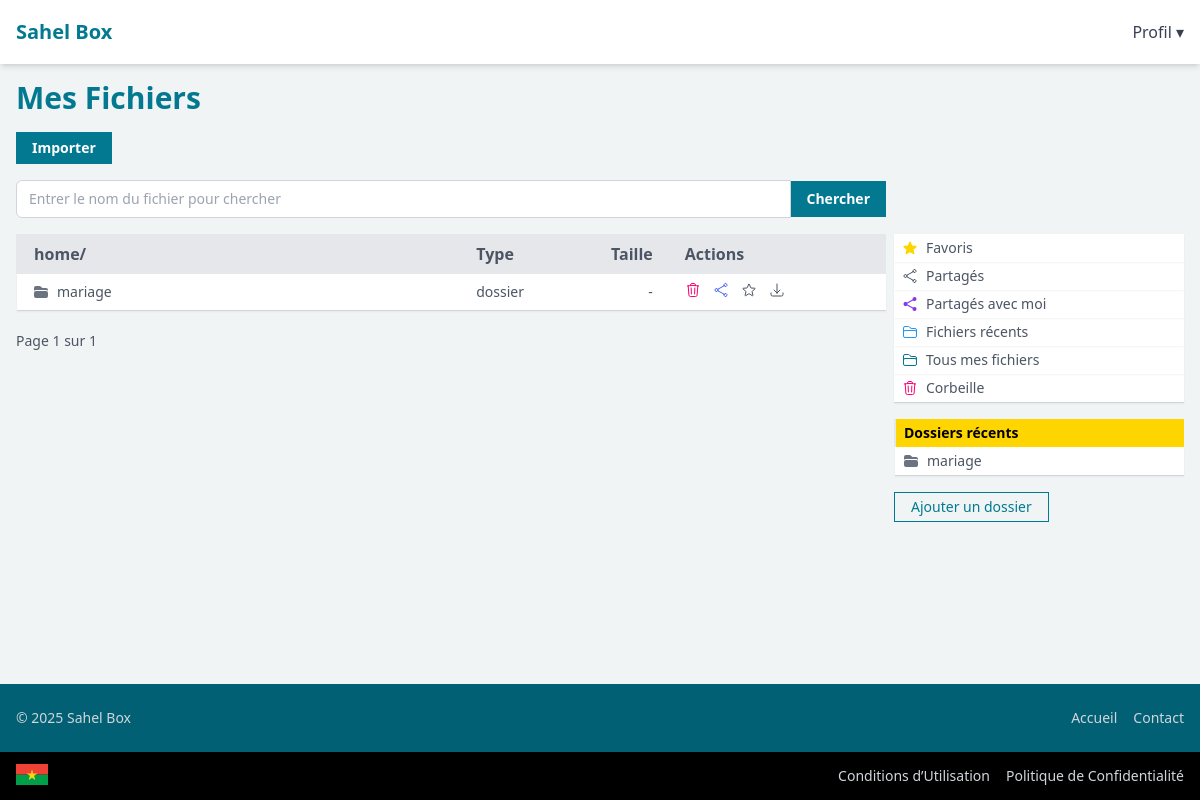
Before: /mon-box/ (signed in) with the older database file.
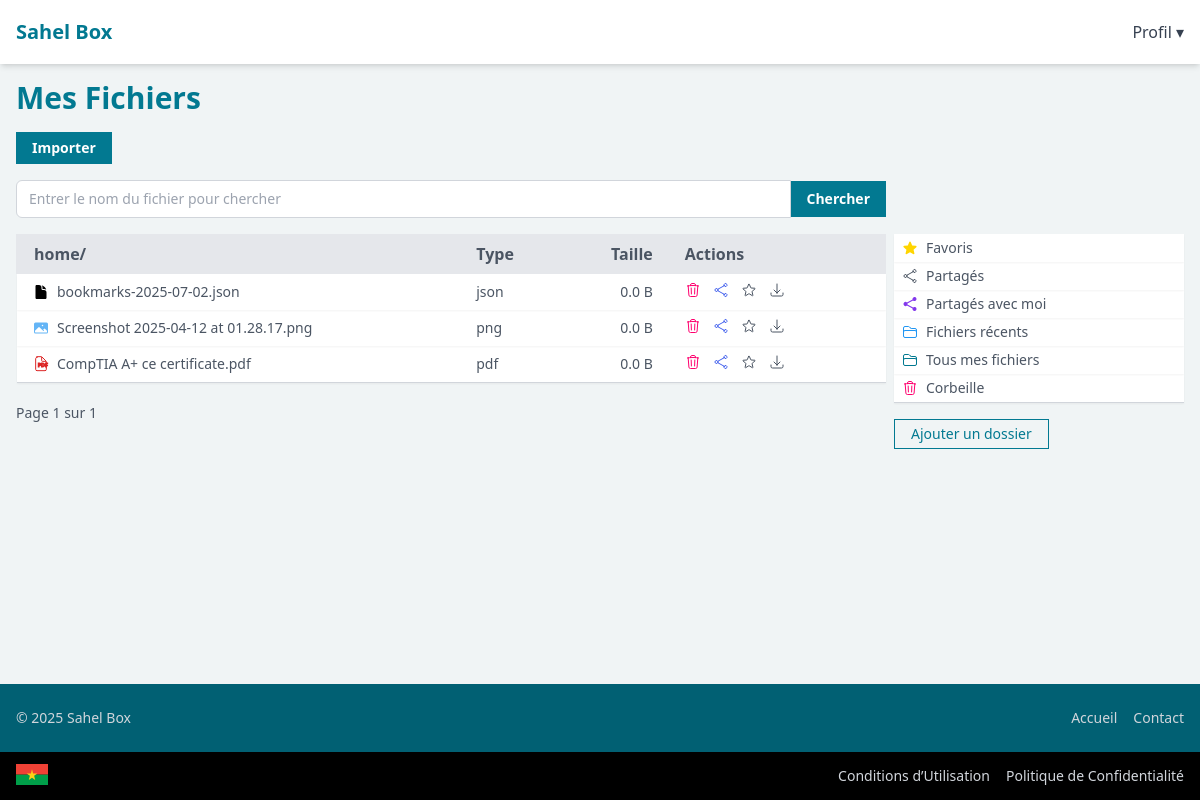
After: the same page with the newer database file.
### drive/models.py (models this page shows, shortened)
class FolderRecord(models.Model):
    name = models.CharField(max_length=255)
    description = models.CharField(max_length=255, null=True, blank=True)
    slug = models.SlugField(max_length=255, unique=True, blank=True)
    is_shared = models.BooleanField(default=False)
    shared_at = models.DateTimeField(null=True, blank=True)
    shared_uuid = models.UUIDField(default=uuid.uuid4, unique=True)
    created_at = models.DateTimeField(auto_now_add=True)
    expires_at = models.DateTimeField(null=True, blank=True)
    is_deleted = models.BooleanField(default=False)
    deleted_at = models.DateTimeField(null=True, blank=True)
    is_favorite = models.BooleanField(default=False)
    user = models.ForeignKey(
        get_user_model(),
        on_delete=models.CASCADE,
        related_name='folders'
    )
    parent = models.ForeignKey(
        'self',
        null=True,
        blank=True,
        on_delete=models.CASCADE,
        related_name='subfolders'
    )
    class Meta:
        unique_together = ('user', 'parent', 'name')  # prevent duplicate folder names within same parent
        ordering = ['name']
    @property
    def display_name(self):
        return self.name
    @property
    def type(self):
        return 'folder'
    @property
    def display_type(self):
        return 'dossier'

class FileRecord(models.Model):
    file = models.FileField(upload_to=user_directory_path)
    original_filename = models.CharField(max_length=255)
    description = models.TextField(blank=True)
    slug = models.SlugField(max_length=255, unique=True, blank=True)
    created_at = models.DateTimeField(auto_now_add=True)
    is_deleted = models.BooleanField(default=False)
    deleted_at = models.DateTimeField(null=True, blank=True)
    is_shared = models.BooleanField(default=False)
    shared_at = models.DateTimeField(null=True, blank=True)
    shared_uuid = models.UUIDField(default=uuid.uuid4, unique=True)
    download_limit = models.IntegerField(null=True, blank=True)
    download_count = models.PositiveIntegerField(default=0)
    last_accessed_at = models.DateTimeField(auto_now_add=True, null=True, blank=True)
    expires_at = models.DateTimeField(null=True, blank=True)
    is_favorite = models.BooleanField(default=False)
    folder = models.ForeignKey(
        'drive.FolderRecord',
        on_delete=models.SET_NULL,
        related_name='files',
        null=True,
        blank=True,
    )
    user = models.ForeignKey(
        get_user_model(),
        on_delete=models.CASCADE,
        related_name='files'
    )
    @property
    def size(self):
        if self.file and hasattr(self.file, 'path'):
            try:
                size_bytes = os.path.getsize(self.file.path)
                return size_bytes
            except OSError:
                return 0
        return 0
    @property
    def file_extension(self):
        name = self.file.name
        return os.path.splitext(name)[1].lower().lstrip('.')
    @property
    def display_name(self):
        return self.original_filename
    @property
    def type(self):
        return 'file'
    @property
    def display_type(self):
        return self.file_extension
    @property
    def display_type_group(self):
        ext = self.display_type.lower()
        categories = {
            'pdf': ['pdf'],
            'image': ['jpg', 'jpeg', 'png', 'gif', 'bmp', 'svg', 'webp', 'tiff'],
            'document': ['pdf', 'doc', 'docx', 'odt', 'rtf', 'txt', 'md'],
            'spreadsheet': ['xls', 'xlsx', 'csv', 'ods'],
            'presentation': ['ppt', 'pptx', 'odp'],
            'archive': ['zip', 'rar', '7z', 'tar', 'gz'],
            'audio': ['mp3', 'wav', 'ogg', 'aac', 'flac', 'm4a'],
            'video': ['mp4', 'webm', 'mov', 'avi', 'mkv', 'wmv', 'flv'],
        }
        for category, extensions in categories.items():
            if ext in extensions:
                return category
        return 'other'
    @property
    def display_size(self):
        return sizeof_fmt(self.size)
    class Meta:
        ordering = ['-created_at']

### drive/views.py (the view, shortened to what this page needs)
# urls.py: path('', views.my_drive_view, name='my-box'),
def my_drive_view(request):
    page_size = request.GET.get('page_size', '20')
    if is_valid_int(page_size):
        page_size = int(page_size)
    else:
        page_size = 20
    page = request.GET.get('page', '1')
    if is_valid_int(page):
        page = int(page)
    else:
        page = 1
    folder_slug = request.GET.get('dossier')
    folder = None
    files=list()
    folders=list()
    if folder_slug == 'fichiers-recents':
        logger.info(f'fetching {folder_slug}...')
        files = FileRecord.objects.filter(
            user=request.user,
            is_deleted=False,
        ).order_by('-last_accessed_at')
        folders = FolderRecord.objects.none()
    elif folder_slug == 'partages-avec-moi':
        logger.info(f'fetching {folder_slug}...')
        files = FileRecord.objects.none()
        folders = FolderRecord.objects.none()
    else:
        logger.info(f'fetching root folders and files...')
        files = FileRecord.objects.filter(
            user=request.user,
            is_deleted=False,
            folder=None
        )
        folders = FolderRecord.objects.filter(
            is_deleted=False,
            user=request.user,
            parent=None
        )
    items = list(folders) + list(files)
    paginator = Paginator(items, page_size)
    page_obj = paginator.get_page(page)
    return render(request, 'drive/my-drive.html', {
        'files': page_obj,
        'folders': folders,
        'folder': folder,
        'folder_slug': folder_slug,
        'page_data': page_obj,
        'recent_folders': folders.order_by('-created_at')[:10]
    })

### drive/templates/drive/my-drive.html (shortened to what this page needs)
{% extends 'base.html' %}
{% block content %}
<h1 class="text-xl md:text-2xl lg:text-3xl font-bold mb-4 text-[#027991]">Mes Fichiers</h1>
<div>
    <div class="">
        <button
            id="uploadFilesDialogBtn"
            class="bg-[#027991] hover:bg-[#016073] text-white text-sm px-4 py-1.5 font-semibold">
            Importer
        </button>
    </div>
    <div class="grid md:grid-cols-[3fr_1fr] sm:grid-cols-1 gap-2 mt-4">
        <div class="w-full">
            <form action="#" method="POST" class="flex items-center w-full">
                <input type="text" name="search_term" placeholder="Entrer le nom du fichier pour chercher"
                    class="flex-grow border border-gray-300 rounded-l-md px-3 py-2 text-sm outline-none" required
                    maxlength="1500" />
                <button type="submit"
                    class="bg-[#027991] hover:bg-[#016073] text-white text-sm px-4 py-2 font-semibold">
                    Chercher
                </button>
            </form>
        </div>
    </div>
    <div class="grid md:grid-cols-[3fr_1fr] sm:grid-cols-1 gap-2 mt-4">
        <div>
            <table class="border-b border-gray-300 w-full" id="file-table">
                <thead class="bg-gray-200">
                    <tr>
                        <th class="px-4 py-2 text-left text-md text-gray-600 font-semibold border-l-2 border-gray-200">
                            <a href="{% url 'my-box' %}" class="hover:text-[#027991]">home</a>/ </th>
                        <th class="w-[20%] md:w-[12%] px-4 py-2 text-left text-md text-gray-600 font-semibold">
                            Type
                        </th>
                        <th
                            class="w-[20%] md:w-[12%] px-4 py-2 text-left text-md text-gray-600 font-semibold text-right">
                            Taille
                        </th>
                        <th class="w-[25%] px-4 py-2 text-left text-md text-gray-600 font-semibold">
                            Actions
                        </th>
                    </tr>
                </thead>
                <tbody class="bg-white">
                    {% for item in page_data %}
                    <tr class="shadow shadow-sm group hover:bg-gray-50 hover:text-[#027991]">
                        <td class="px-4 py-2 text-md">
                            <div>
                            {% if item.type == 'folder' %}
                                <a href="{% url 'my-box' %}?dossier={{item.slug}}"
                                    class="text-sm flex space-x-2 items-center">
                                    <span class="text-sm text-gray-600">{{item.display_name}}</span>
                                </a>
                                {% else %}
                                <a href="{% url 'file-details' item.slug %}"
                                    class="text-sm flex space-x-2 items-center">
                                    {% include 'partials/record-icon.html' with display_type_group=item.display_type_group %}
                                    <span class="text-sm text-gray-600">{{item.display_name}}</span>
                                </a>
                                {% endif %}
                            </div>
                        </td>
                        <td class="px-4 py-2 text-sm text-gray-600">{{item.display_type}}</td>
                        <td class="px-4 py-2 text-sm text-right text-gray-600">
                            {% if item.type == 'folder' %}
                            -
                            {% else %}
                            {{item.display_size}}
                            {% endif %}
                        </td>
                        <td class="px-4 py-2 text-sm flex items-center space-x-3">
                            {% if item.type == 'folder' %}
                            {% url 'delete-folder' item.slug as delete_url %}
                            {% url 'share-folder' item.slug as share_url %}
                            {% url 'download-folder' item.slug as download_url %}
                            {% else %}
                            {% url 'delete-file' item.slug as delete_url %}
                            {% url 'share-file' item.slug as share_url %}
                            {% url 'download-file' item.slug as download_url %}
                            {% endif %}
                            <a href="{{delete_url}}">
                            </a>
                            <a href="{{share_url}}">
                            </a>
                            <a href="{% url 'toggle-favorite' item.slug %}?type={{item.type}}{% if folder_slug %}&dossier={{folder_slug}}{%endif%}">
                            </a>
                            <a href="{{download_url}}">
                            </a>
                        </td>
                    </tr>
                    {% endfor %}
                </tbody>
            </table>
            {% if page_data %}
            <div class="mt-4 flex gap-2">
                <span class="mr-3 py-1 text-gray-600 text-sm ">Page {{ page_data.number }} sur
                    {{page_data.paginator.num_pages}}</span>
            </div>
            {% endif %}
        </div>
        <div id="right-pane">
            <table class="min-w-full border-b border-gray-300">
                <tbody class="bg-white">
                    <tr class="shadow shadow-sm group hover:bg-gray-50">
                        <td class="px-2 py-1 text-sm text-gray-600">
                            <a href="{% url 'my-box' %}?dossier=favoris"
                                class="text-gray-600 hover:text-gray-700 text-sm flex space-x-2 items-center truncate overflow-hidden whitespace-nowrap">
                                <span>Favoris</span>
                            </a>
                        </td>
                    </tr>
                    <tr class="shadow shadow-sm group hover:bg-gray-50">
                        <td class="px-2 py-1 text-sm text-gray-600">
                            <a href="{% url 'my-box' %}?dossier=partages"
                                class="text-gray-600 hover:text-gray-700 text-sm flex space-x-2 items-center truncate overflow-hidden whitespace-nowrap">
                                <span>Partagés</span>
                            </a>
                        </td>
                    </tr>
                        <tr class="shadow shadow-sm group hover:bg-gray-50">
                        <td class="px-2 py-1 text-sm text-gray-600">
                            <a href="{% url 'my-box' %}?dossier=partages-avec-moi"
                                class="text-gray-600 hover:text-gray-700 text-sm flex space-x-2 items-center truncate overflow-hidden whitespace-nowrap">
                                <span>Partagés avec moi</span>
                            </a>
                        </td>
                    </tr>
                    <tr class="shadow shadow-sm group hover:bg-gray-50">
                        <td class="px-2 py-1 text-sm text-gray-600">
                            <a href="{% url 'my-box' %}?dossier=fichiers-recents"
                                class="text-gray-600 hover:text-gray-700 text-sm flex space-x-2 items-center truncate overflow-hidden whitespace-nowrap">
                                <span>Fichiers récents</span>
                            </a>
                        </td>
                    </tr>
                    <tr class="shadow shadow-sm group hover:bg-gray-50">
                        <td class="px-2 py-1 text-sm text-gray-600">
                            <a href="{% url 'my-box' %}"
                                class="text-gray-600 hover:text-gray-700 text-sm flex space-x-2 items-center truncate overflow-hidden whitespace-nowrap">
                                <span>Tous mes fichiers</span>
                            </a>
                        </td>
                    </tr>
                    <tr class="shadow shadow-sm group hover:bg-gray-50">
                        <td class="px-2 py-1 text-sm text-gray-600">
                            <a href="{% url 'my-trash' %}"
                                class="text-gray-600 hover:text-gray-700 text-sm flex space-x-2 items-center truncate overflow-hidden whitespace-nowrap">
                                <span>Corbeille</span>
                            </a>
                        </td>
                    </tr>
                </tbody>
            </table>
            <div id="my-folders">
                {% if recent_folders %}
                <table class="min-w-full border-b border-gray-300 mt-4">
                    <thead class="bg-[#ffd500]">
                        <tr>
                            <th class="px-2 py-1 text-left text-sm font-semibold border-l-2 border-gray-200">
                                <div>
                                    <a href="#" class="flex items-center space-x-2 justify-between">
                                        Dossiers récents
                                    </a>
                                </div>
                            </th>
                        </tr>
                    </thead>
                    <tbody class="bg-white">
                        {% for my_folder in recent_folders %}
                        <tr class="shadow shadow-sm group hover:bg-gray-50">
                            <td class="px-2 py-1 text-sm text-gray-600 hover:text-[#027991]">
                                <a class="flex items-center space-x-2" href="{% url 'my-box' %}?dossier={{my_folder.slug}}">
                                    <span>{{ my_folder.display_name }}</span>
                                </a>
                            </td>
                        </tr>
                        {% endfor %}
                    </tbody>
                </table>
                {% endif %}
                <div class="mt-4">
                    <button type="button" id="addNewFolderBtn"
                        class="text-sm border border-[#027991] text-[#027991] px-4 py-1 hover:bg-gray-50">Ajouter un
                        dossier</button>
                </div>
            </div>
        </div>
    </div>
</div>
{% endblock %}

### drive/templates/partials/record-icon.html (shortened to what this page needs)
    {% if display_type_group == 'pdf' %}
    <svg xmlns="http://www.w3.org/2000/svg" class="w-4 h-4 shrink-0 text-red-600" fill="none" viewBox="0 0 24 24"
        stroke="currentColor" stroke-width="1.5">
        <text x="7" y="17" fill="currentColor" font-size="8" font-weight="bold">PDF</text>
    </svg>
    {% endif %}

Changed rows visible on the page:
removed FolderRecord: display_name "mariage", display_type "dossier", is_favorite False (drawn)
added FileRecord: display_name "bookmarks-2025-07-02.json", display_type "json", display_size "0.0 B", is_favorite False (drawn)
added FileRecord: display_name "Screenshot 2025-04-12 at 01.28.17.png", display_type "png", display_size "0.0 B", is_favorite False (drawn)
added FileRecord: shows "PDF", display_name "CompTIA A+ ce certificate.pdf", display_type "pdf", display_size "0.0 B", is_favorite False (drawn)
Other visible differences:
text no longer shown: "Dossiers récents"
